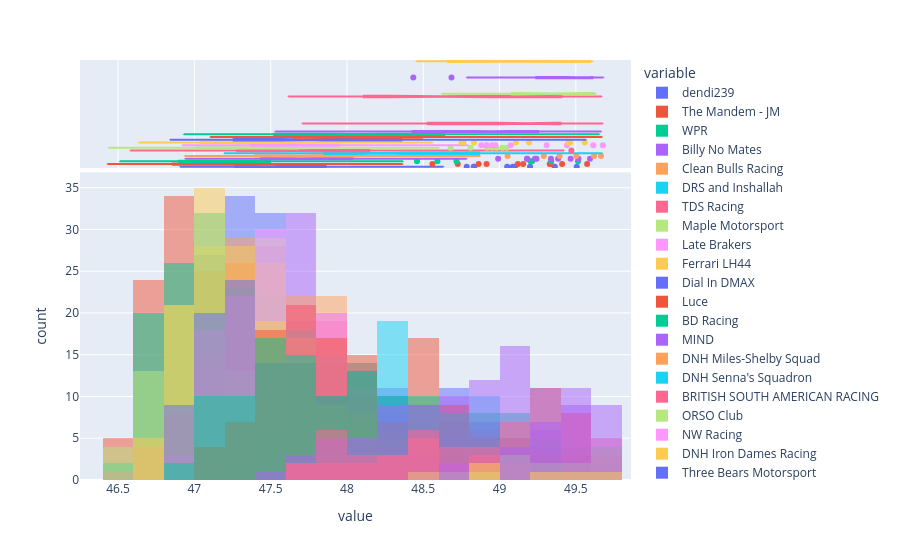

The notebook cell this image was saved under:
### Code cell
def plot_laptime_distribution(laptimes: pd.DataFrame) -> go.Figure:
    best_lap = laptimes.where(lambda d: d > d.median().min() * 0.93).min().min()
    return (
        laptimes.where(lambda d: (d > best_lap * 0.93) & (d < best_lap * 1.07))
        .assign(
            **{
                col: lambda d, c=col: d[c].dt.total_seconds()
                for col in laptimes.columns
            }
        )
        .pipe(px.histogram, marginal="box", nbins=30, barmode="overlay")
    )


plot_laptime_distribution(laptimes)

### Figure 1 — Plotly figure (JSON) as saved in the notebook; plotly's stock layout.template omitted (floating-point values rounded to 4 significant figures; data arrays with more than 128 entries replaced by an {"elided": "..."} marker saying what was removed)
{"data": [{"bingroup": "x", "hovertemplate": "variable=dendi239<br>value=%{x}<br>count=%{y}<extra></extra>", "legendgroup": "dendi239", "marker": {"color": "#636efa", "opacity": 0.5, "pattern": {"shape": ""}}, "name": "dendi239", "nbinsx": 30, "orientation": "v", "showlegend": true, "type": "histogram", "x": {"elided": "199 float values"}, "xaxis": "x", "yaxis": "y"}, {"hovertemplate": "variable=dendi239<br>value=%{x}<extra></extra>", "legendgroup": "dendi239", "marker": {"color": "#636efa"}, "name": "dendi239", "notched": true, "showlegend": false, "type": "box", "x": {"elided": "199 float values"}, "xaxis": "x2", "yaxis": "y2"}, {"bingroup": "x", "hovertemplate": "variable=The Mandem - JM<br>value=%{x}<br>count=%{y}<extra></extra>", "legendgroup": "The Mandem - JM", "marker": {"color": "#EF553B", "opacity": 0.5, "pattern": {"shape": ""}}, "name": "The Mandem - JM", "nbinsx": 30, "orientation": "v", "showlegend": true, "type": "histogram", "x": {"elided": "199 float values"}, "xaxis": "x", "yaxis": "y"}, {"hovertemplate": "variable=The Mandem - JM<br>value=%{x}<extra></extra>", "legendgroup": "The Mandem - JM", "marker": {"color": "#EF553B"}, "name": "The Mandem - JM", "notched": true, "showlegend": false, "type": "box", "x": {"elided": "199 float values"}, "xaxis": "x2", "yaxis": "y2"}, {"bingroup": "x", "hovertemplate": "variable=WPR<br>value=%{x}<br>count=%{y}<extra></extra>", "legendgroup": "WPR", "marker": {"color": "#00cc96", "opacity": 0.5, "pattern": {"shape": ""}}, "name": "WPR", "nbinsx": 30, "orientation": "v", "showlegend": true, "type": "histogram", "x": {"elided": "199 float values"}, "xaxis": "x", "yaxis": "y"}, {"hovertemplate": "variable=WPR<br>value=%{x}<extra></extra>", "legendgroup": "WPR", "marker": {"color": "#00cc96"}, "name": "WPR", "notched": true, "showlegend": false, "type": "box", "x": {"elided": "199 float values"}, "xaxis": "x2", "yaxis": "y2"}, {"bingroup": "x", "hovertemplate": "variable=Billy No Mates<br>value=%{x}<br>count=%{y}<extra></extra>", "legendgroup": "Billy No Mates", "marker": {"color": "#ab63fa", "opacity": 0.5, "pattern": {"shape": ""}}, "name": "Billy No Mates", "nbinsx": 30, "orientation": "v", "showlegend": true, "type": "histogram", "x": {"elided": "199 float values"}, "xaxis": "x", "yaxis": "y"}, {"hovertemplate": "variable=Billy No Mates<br>value=%{x}<extra></extra>", "legendgroup": "Billy No Mates", "marker": {"color": "#ab63fa"}, "name": "Billy No Mates", "notched": true, "showlegend": false, "type": "box", "x": {"elided": "199 float values"}, "xaxis": "x2", "yaxis": "y2"}, {"bingroup": "x", "hovertemplate": "variable=Clean Bulls Racing<br>value=%{x}<br>count=%{y}<extra></extra>", "legendgroup": "Clean Bulls Racing", "marker": {"color": "#FFA15A", "opacity": 0.5, "pattern": {"shape": ""}}, "name": "Clean Bulls Racing", "nbinsx": 30, "orientation": "v", "showlegend": true, "type": "histogram", "x": {"elided": "199 float values"}, "xaxis": "x", "yaxis": "y"}, {"hovertemplate": "variable=Clean Bulls Racing<br>value=%{x}<extra></extra>", "legendgroup": "Clean Bulls Racing", "marker": {"color": "#FFA15A"}, "name": "Clean Bulls Racing", "notched": true, "showlegend": false, "type": "box", "x": {"elided": "199 float values"}, "xaxis": "x2", "yaxis": "y2"}, {"bingroup": "x", "hovertemplate": "variable=DRS and Inshallah<br>value=%{x}<br>count=%{y}<extra></extra>", "legendgroup": "DRS and Inshallah", "marker": {"color": "#19d3f3", "opacity": 0.5, "pattern": {"shape": ""}}, "name": "DRS and Inshallah", "nbinsx": 30, "orientation": "v", "showlegend": true, "type": "histogram", "x": {"elided": "199 float values"}, "xaxis": "x", "yaxis": "y"}, {"hovertemplate": "variable=DRS and Inshallah<br>value=%{x}<extra></extra>", "legendgroup": "DRS and Inshallah", "marker": {"color": "#19d3f3"}, "name": "DRS and Inshallah", "notched": true, "showlegend": false, "type": "box", "x": {"elided": "199 float values"}, "xaxis": "x2", "yaxis": "y2"}, {"bingroup": "x", "hovertemplate": "variable=TDS Racing<br>value=%{x}<br>count=%{y}<extra></extra>", "legendgroup": "TDS Racing", "marker": {"color": "#FF6692", "opacity": 0.5, "pattern": {"shape": ""}}, "name": "TDS Racing", "nbinsx": 30, "orientation": "v", "showlegend": true, "type": "histogram", "x": {"elided": "199 float values"}, "xaxis": "x", "yaxis": "y"}, {"hovertemplate": "variable=TDS Racing<br>value=%{x}<extra></extra>", "legendgroup": "TDS Racing", "marker": {"color": "#FF6692"}, "name": "TDS Racing", "notched": true, "showlegend": false, "type": "box", "x": {"elided": "199 float values"}, "xaxis": "x2", "yaxis": "y2"}, {"bingroup": "x", "hovertemplate": "variable=Maple Motorsport<br>value=%{x}<br>count=%{y}<extra></extra>", "legendgroup": "Maple Motorsport", "marker": {"color": "#B6E880", "opacity": 0.5, "pattern": {"shape": ""}}, "name": "Maple Motorsport", "nbinsx": 30, "orientation": "v", "showlegend": true, "type": "histogram", "x": {"elided": "199 float values"}, "xaxis": "x", "yaxis": "y"}, {"hovertemplate": "variable=Maple Motorsport<br>value=%{x}<extra></extra>", "legendgroup": "Maple Motorsport", "marker": {"color": "#B6E880"}, "name": "Maple Motorsport", "notched": true, "showlegend": false, "type": "box", "x": {"elided": "199 float values"}, "xaxis": "x2", "yaxis": "y2"}, {"bingroup": "x", "hovertemplate": "variable=Late Brakers<br>value=%{x}<br>count=%{y}<extra></extra>", "legendgroup": "Late Brakers", "marker": {"color": "#FF97FF", "opacity": 0.5, "pattern": {"shape": ""}}, "name": "Late Brakers", "nbinsx": 30, "orientation": "v", "showlegend": true, "type": "histogram", "x": {"elided": "199 float values"}, "xaxis": "x", "yaxis": "y"}, {"hovertemplate": "variable=Late Brakers<br>value=%{x}<extra></extra>", "legendgroup": "Late Brakers", "marker": {"color": "#FF97FF"}, "name": "Late Brakers", "notched": true, "showlegend": false, "type": "box", "x": {"elided": "199 float values"}, "xaxis": "x2", "yaxis": "y2"}, {"bingroup": "x", "hovertemplate": "variable=Ferrari LH44<br>value=%{x}<br>count=%{y}<extra></extra>", "legendgroup": "Ferrari LH44", "marker": {"color": "#FECB52", "opacity": 0.5, "pattern": {"shape": ""}}, "name": "Ferrari LH44", "nbinsx": 30, "orientation": "v", "showlegend": true, "type": "histogram", "x": {"elided": "199 float values"}, "xaxis": "x", "yaxis": "y"}, {"hovertemplate": "variable=Ferrari LH44<br>value=%{x}<extra></extra>", "legendgroup": "Ferrari LH44", "marker": {"color": "#FECB52"}, "name": "Ferrari LH44", "notched": true, "showlegend": false, "type": "box", "x": {"elided": "199 float values"}, "xaxis": "x2", "yaxis": "y2"}, {"bingroup": "x", "hovertemplate": "variable=Dial In DMAX<br>value=%{x}<br>count=%{y}<extra></extra>", "legendgroup": "Dial In DMAX", "marker": {"color": "#636efa", "opacity": 0.5, "pattern": {"shape": ""}}, "name": "Dial In DMAX", "nbinsx": 30, "orientation": "v", "showlegend": true, "type": "histogram", "x": {"elided": "199 float values"}, "xaxis": "x", "yaxis": "y"}, {"hovertemplate": "variable=Dial In DMAX<br>value=%{x}<extra></extra>", "legendgroup": "Dial In DMAX", "marker": {"color": "#636efa"}, "name": "Dial In DMAX", "notched": true, "showlegend": false, "type": "box", "x": {"elided": "199 float values"}, "xaxis": "x2", "yaxis": "y2"}, {"bingroup": "x", "hovertemplate": "variable=Luce<br>value=%{x}<br>count=%{y}<extra></extra>", "legendgroup": "Luce", "marker": {"color": "#EF553B", "opacity": 0.5, "pattern": {"shape": ""}}, "name": "Luce", "nbinsx": 30, "orientation": "v", "showlegend": true, "type": "histogram", "x": {"elided": "199 float values"}, "xaxis": "x", "yaxis": "y"}, {"hovertemplate": "variable=Luce<br>value=%{x}<extra></extra>", "legendgroup": "Luce", "marker": {"color": "#EF553B"}, "name": "Luce", "notched": true, "showlegend": false, "type": "box", "x": {"elided": "199 float values"}, "xaxis": "x2", "yaxis": "y2"}, {"bingroup": "x", "hovertemplate": "variable=BD Racing<br>value=%{x}<br>count=%{y}<extra></extra>", "legendgroup": "BD Racing", "marker": {"color": "#00cc96", "opacity": 0.5, "pattern": {"shape": ""}}, "name": "BD Racing", "nbinsx": 30, "orientation": "v", "showlegend": true, "type": "histogram", "x": {"elided": "199 float values"}, "xaxis": "x", "yaxis": "y"}, {"hovertemplate": "variable=BD Racing<br>value=%{x}<extra></extra>", "legendgroup": "BD Racing", "marker": {"color": "#00cc96"}, "name": "BD Racing", "notched": true, "showlegend": false, "type": "box", "x": {"elided": "199 float values"}, "xaxis": "x2", "yaxis": "y2"}, {"bingroup": "x", "hovertemplate": "variable=MIND<br>value=%{x}<br>count=%{y}<extra></extra>", "legendgroup": "MIND", "marker": {"color": "#ab63fa", "opacity": 0.5, "pattern": {"shape": ""}}, "name": "MIND", "nbinsx": 30, "orientation": "v", "showlegend": true, "type": "histogram", "x": {"elided": "199 float values"}, "xaxis": "x", "yaxis": "y"}, {"hovertemplate": "variable=MIND<br>value=%{x}<extra></extra>", "legendgroup": "MIND", "marker": {"color": "#ab63fa"}, "name": "MIND", "notched": true, "showlegend": false, "type": "box", "x": {"elided": "199 float values"}, "xaxis": "x2", "yaxis": "y2"}, {"bingroup": "x", "hovertemplate": "variable=DNH Miles-Shelby Squad<br>value=%{x}<br>count=%{y}<extra></extra>", "legendgroup": "DNH Miles-Shelby Squad", "marker": {"color": "#FFA15A", "opacity": 0.5, "pattern": {"shape": ""}}, "name": "DNH Miles-Shelby Squad", "nbinsx": 30, "orientation": "v", "showlegend": true, "type": "histogram", "x": {"elided": "199 float values"}, "xaxis": "x", "yaxis": "y"}, {"hovertemplate": "variable=DNH Miles-Shelby Squad<br>value=%{x}<extra></extra>", "legendgroup": "DNH Miles-Shelby Squad", "marker": {"color": "#FFA15A"}, "name": "DNH Miles-Shelby Squad", "notched": true, "showlegend": false, "type": "box", "x": {"elided": "199 float values"}, "xaxis": "x2", "yaxis": "y2"}, {"bingroup": "x", "hovertemplate": "variable=DNH Senna's Squadron<br>value=%{x}<br>count=%{y}<extra></extra>", "legendgroup": "DNH Senna's Squadron", "marker": {"color": "#19d3f3", "opacity": 0.5, "pattern": {"shape": ""}}, "name": "DNH Senna's Squadron", "nbinsx": 30, "orientation": "v", "showlegend": true, "type": "histogram", "x": {"elided": "199 float values"}, "xaxis": "x", "yaxis": "y"}, {"hovertemplate": "variable=DNH Senna's Squadron<br>value=%{x}<extra></extra>", "legendgroup": "DNH Senna's Squadron", "marker": {"color": "#19d3f3"}, "name": "DNH Senna's Squadron", "notched": true, "showlegend": false, "type": "box", "x": {"elided": "199 float values"}, "xaxis": "x2", "yaxis": "y2"}, {"bingroup": "x", "hovertemplate": "variable=BRITISH SOUTH AMERICAN RACING <br>value=%{x}<br>count=%{y}<extra></extra>", "legendgroup": "BRITISH SOUTH AMERICAN RACING ", "marker": {"color": "#FF6692", "opacity": 0.5, "pattern": {"shape": ""}}, "name": "BRITISH SOUTH AMERICAN RACING ", "nbinsx": 30, "orientation": "v", "showlegend": true, "type": "histogram", "x": {"elided": "199 float values"}, "xaxis": "x", "yaxis": "y"}, {"hovertemplate": "variable=BRITISH SOUTH AMERICAN RACING <br>value=%{x}<extra></extra>", "legendgroup": "BRITISH SOUTH AMERICAN RACING ", "marker": {"color": "#FF6692"}, "name": "BRITISH SOUTH AMERICAN RACING ", "notched": true, "showlegend": false, "type": "box", "x": {"elided": "199 float values"}, "xaxis": "x2", "yaxis": "y2"}, {"bingroup": "x", "hovertemplate": "variable=ORSO Club<br>value=%{x}<br>count=%{y}<extra></extra>", "legendgroup": "ORSO Club", "marker": {"color": "#B6E880", "opacity": 0.5, "pattern": {"shape": ""}}, "name": "ORSO Club", "nbinsx": 30, "orientation": "v", "showlegend": true, "type": "histogram", "x": {"elided": "199 float values"}, "xaxis": "x", "yaxis": "y"}, {"hovertemplate": "variable=ORSO Club<br>value=%{x}<extra></extra>", "legendgroup": "ORSO Club", "marker": {"color": "#B6E880"}, "name": "ORSO Club", "notched": true, "showlegend": false, "type": "box", "x": {"elided": "199 float values"}, "xaxis": "x2", "yaxis": "y2"}, {"bingroup": "x", "hovertemplate": "variable=NW Racing<br>value=%{x}<br>count=%{y}<extra></extra>", "legendgroup": "NW Racing", "marker": {"color": "#FF97FF", "opacity": 0.5, "pattern": {"shape": ""}}, "name": "NW Racing", "nbinsx": 30, "orientation": "v", "showlegend": true, "type": "histogram", "x": {"elided": "199 float values"}, "xaxis": "x", "yaxis": "y"}, {"hovertemplate": "variable=NW Racing<br>value=%{x}<extra></extra>", "legendgroup": "NW Racing", "marker": {"color": "#FF97FF"}, "name": "NW Racing", "notched": true, "showlegend": false, "type": "box", "x": {"elided": "199 float values"}, "xaxis": "x2", "yaxis": "y2"}, {"bingroup": "x", "hovertemplate": "variable=DNH Iron Dames Racing<br>value=%{x}<br>count=%{y}<extra></extra>", "legendgroup": "DNH Iron Dames Racing", "marker": {"color": "#FECB52", "opacity": 0.5, "pattern": {"shape": ""}}, "name": "DNH Iron Dames Racing", "nbinsx": 30, "orientation": "v", "showlegend": true, "type": "histogram", "x": {"elided": "199 float values"}, "xaxis": "x", "yaxis": "y"}, {"hovertemplate": "variable=DNH Iron Dames Racing<br>value=%{x}<extra></extra>", "legendgroup": "DNH Iron Dames Racing", "marker": {"color": "#FECB52"}, "name": "DNH Iron Dames Racing", "notched": true, "showlegend": false, "type": "box", "x": {"elided": "199 float values"}, "xaxis": "x2", "yaxis": "y2"}, {"bingroup": "x", "hovertemplate": "variable=Three Bears Motorsport<br>value=%{x}<br>count=%{y}<extra></extra>", "legendgroup": "Three Bears Motorsport", "marker": {"color": "#636efa", "opacity": 0.5, "pattern": {"shape": ""}}, "name": "Three Bears Motorsport", "nbinsx": 30, "orientation": "v", "showlegend": true, "type": "histogram", "x": {"elided": "199 float values"}, "xaxis": "x", "yaxis": "y"}, {"hovertemplate": "variable=Three Bears Motorsport<br>value=%{x}<extra></extra>", "legendgroup": "Three Bears Motorsport", "marker": {"color": "#636efa"}, "name": "Three Bears Motorsport", "notched": true, "showlegend": false, "type": "box", "x": {"elided": "199 float values"}, "xaxis": "x2", "yaxis": "y2"}, {"bingroup": "x", "hovertemplate": "variable=Dial In SODI<br>value=%{x}<br>count=%{y}<extra></extra>", "legendgroup": "Dial In SODI", "marker": {"color": "#EF553B", "opacity": 0.5, "pattern": {"shape": ""}}, "name": "Dial In SODI", "nbinsx": 30, "orientation": "v", "showlegend": true, "type": "histogram", "x": {"elided": "199 float values"}, "xaxis": "x", "yaxis": "y"}, {"hovertemplate": "variable=Dial In SODI<br>value=%{x}<extra></extra>", "legendgroup": "Dial In SODI", "marker": {"color": "#EF553B"}, "name": "Dial In SODI", "notched": true, "showlegend": false, "type": "box", "x": {"elided": "199 float values"}, "xaxis": "x2", "yaxis": "y2"}, {"bingroup": "x", "hovertemplate": "variable=FHR<br>value=%{x}<br>count=%{y}<extra></extra>", "legendgroup": "FHR", "marker": {"color": "#00cc96", "opacity": 0.5, "pattern": {"shape": ""}}, "name": "FHR", "nbinsx": 30, "orientation": "v", "showlegend": true, "type": "histogram", "x": {"elided": "199 float values"}, "xaxis": "x", "yaxis": "y"}, {"hovertemplate": "variable=FHR<br>value=%{x}<extra></extra>", "legendgroup": "FHR", "marker": {"color": "#00cc96"}, "name": "FHR", "notched": true, "showlegend": false, "type": "box", "x": {"elided": "199 float values"}, "xaxis": "x2", "yaxis": "y2"}, {"bingroup": "x", "hovertemplate": "variable=Noot Noot<br>value=%{x}<br>count=%{y}<extra></extra>", "legendgroup": "Noot Noot", "marker": {"color": "#ab63fa", "opacity": 0.5, "pattern": {"shape": ""}}, "name": "Noot Noot", "nbinsx": 30, "orientation": "v", "showlegend": true, "type": "histogram", "x": {"elided": "199 float values"}, "xaxis": "x", "yaxis": "y"}, {"hovertemplate": "variable=Noot Noot<br>value=%{x}<extra></extra>", "legendgroup": "Noot Noot", "marker": {"color": "#ab63fa"}, "name": "Noot Noot", "notched": true, "showlegend": false, "type": "box", "x": {"elided": "199 float values"}, "xaxis": "x2", "yaxis": "y2"}, {"bingroup": "x", "hovertemplate": "variable=DNH Dad's<br>value=%{x}<br>count=%{y}<extra></extra>", "legendgroup": "DNH Dad's", "marker": {"color": "#FFA15A", "opacity": 0.5, "pattern": {"shape": ""}}, "name": "DNH Dad's", "nbinsx": 30, "orientation": "v", "showlegend": true, "type": "histogram", "x": {"elided": "199 float values"}, "xaxis": "x", "yaxis": "y"}, {"hovertemplate": "variable=DNH Dad's<br>value=%{x}<extra></extra>", "legendgroup": "DNH Dad's", "marker": {"color": "#FFA15A"}, "name": "DNH Dad's", "notched": true, "showlegend": false, "type": "box", "x": {"elided": "199 float values"}, "xaxis": "x2", "yaxis": "y2"}, {"bingroup": "x", "hovertemplate": "variable=The Kartel<br>value=%{x}<br>count=%{y}<extra></extra>", "legendgroup": "The Kartel", "marker": {"color": "#19d3f3", "opacity": 0.5, "pattern": {"shape": ""}}, "name": "The Kartel", "nbinsx": 30, "orientation": "v", "showlegend": true, "type": "histogram", "x": {"elided": "199 float values"}, "xaxis": "x", "yaxis": "y"}, {"hovertemplate": "variable=The Kartel<br>value=%{x}<extra></extra>", "legendgroup": "The Kartel", "marker": {"color": "#19d3f3"}, "name": "The Kartel", "notched": true, "showlegend": false, "type": "box", "x": {"elided": "199 float values"}, "xaxis": "x2", "yaxis": "y2"}, {"bingroup": "x", "hovertemplate": "variable=Bish Bosh Bois<br>value=%{x}<br>count=%{y}<extra></extra>", "legendgroup": "Bish Bosh Bois", "marker": {"color": "#FF6692", "opacity": 0.5, "pattern": {"shape": ""}}, "name": "Bish Bosh Bois", "nbinsx": 30, "orientation": "v", "showlegend": true, "type": "histogram", "x": {"elided": "199 float values"}, "xaxis": "x", "yaxis": "y"}, {"hovertemplate": "variable=Bish Bosh Bois<br>value=%{x}<extra></extra>", "legendgroup": "Bish Bosh Bois", "marker": {"color": "#FF6692"}, "name": "Bish Bosh Bois", "notched": true, "showlegend": false, "type": "box", "x": {"elided": "199 float values"}, "xaxis": "x2", "yaxis": "y2"}, {"bingroup": "x", "hovertemplate": "variable=Brothers Grimm<br>value=%{x}<br>count=%{y}<extra></extra>", "legendgroup": "Brothers Grimm", "marker": {"color": "#B6E880", "opacity": 0.5, "pattern": {"shape": ""}}, "name": "Brothers Grimm", "nbinsx": 30, "orientation": "v", "showlegend": true, "type": "histogram", "x": {"elided": "199 float values"}, "xaxis": "x", "yaxis": "y"}, {"hovertemplate": "variable=Brothers Grimm<br>value=%{x}<extra></extra>", "legendgroup": "Brothers Grimm", "marker": {"color": "#B6E880"}, "name": "Brothers Grimm", "notched": true, "showlegend": false, "type": "box", "x": {"elided": "199 float values"}, "xaxis": "x2", "yaxis": "y2"}, {"bingroup": "x", "hovertemplate": "variable=DNH Kristensen's Klub<br>value=%{x}<br>count=%{y}<extra></extra>", "legendgroup": "DNH Kristensen's Klub", "marker": {"color": "#FF97FF", "opacity": 0.5, "pattern": {"shape": ""}}, "name": "DNH Kristensen's Klub", "nbinsx": 30, "orientation": "v", "showlegend": true, "type": "histogram", "x": {"elided": "199 float values"}, "xaxis": "x", "yaxis": "y"}, {"hovertemplate": "variable=DNH Kristensen's Klub<br>value=%{x}<extra></extra>", "legendgroup": "DNH Kristensen's Klub", "marker": {"color": "#FF97FF"}, "name": "DNH Kristensen's Klub", "notched": true, "showlegend": false, "type": "box", "x": {"elided": "199 float values"}, "xaxis": "x2", "yaxis": "y2"}, {"bingroup": "x", "hovertemplate": "variable=Probably Last<br>value=%{x}<br>count=%{y}<extra></extra>", "legendgroup": "Probably Last", "marker": {"color": "#FECB52", "opacity": 0.5, "pattern": {"shape": ""}}, "name": "Probably Last", "nbinsx": 30, "orientation": "v", "showlegend": true, "type": "histogram", "x": {"elided": "199 float values"}, "xaxis": "x", "yaxis": "y"}, {"hovertemplate": "variable=Probably Last<br>value=%{x}<extra></extra>", "legendgroup": "Probably Last", "marker": {"color": "#FECB52"}, "name": "Probably Last", "notched": true, "showlegend": false, "type": "box", "x": {"elided": "199 float values"}, "xaxis": "x2", "yaxis": "y2"}, {"bingroup": "x", "hovertemplate": "variable=Kizzler's Army<br>value=%{x}<br>count=%{y}<extra></extra>", "legendgroup": "Kizzler's Army", "marker": {"color": "#636efa", "opacity": 0.5, "pattern": {"shape": ""}}, "name": "Kizzler's Army", "nbinsx": 30, "orientation": "v", "showlegend": true, "type": "histogram", "x": {"elided": "199 float values"}, "xaxis": "x", "yaxis": "y"}, {"hovertemplate": "variable=Kizzler's Army<br>value=%{x}<extra></extra>", "legendgroup": "Kizzler's Army", "marker": {"color": "#636efa"}, "name": "Kizzler's Army", "notched": true, "showlegend": false, "type": "box", "x": {"elided": "199 float values"}, "xaxis": "x2", "yaxis": "y2"}, {"bingroup": "x", "hovertemplate": "variable=The Fat And The Curious<br>value=%{x}<br>count=%{y}<extra></extra>", "legendgroup": "The Fat And The Curious", "marker": {"color": "#EF553B", "opacity": 0.5, "pattern": {"shape": ""}}, "name": "The Fat And The Curious", "nbinsx": 30, "orientation": "v", "showlegend": true, "type": "histogram", "x": {"elided": "199 float values"}, "xaxis": "x", "yaxis": "y"}, {"hovertemplate": "variable=The Fat And The Curious<br>value=%{x}<extra></extra>", "legendgroup": "The Fat And The Curious", "marker": {"color": "#EF553B"}, "name": "The Fat And The Curious", "notched": true, "showlegend": false, "type": "box", "x": {"elided": "199 float values"}, "xaxis": "x2", "yaxis": "y2"}, {"bingroup": "x", "hovertemplate": "variable=TH14 Racing<br>value=%{x}<br>count=%{y}<extra></extra>", "legendgroup": "TH14 Racing", "marker": {"color": "#00cc96", "opacity": 0.5, "pattern": {"shape": ""}}, "name": "TH14 Racing", "nbinsx": 30, "orientation": "v", "showlegend": true, "type": "histogram", "x": {"elided": "199 float values"}, "xaxis": "x", "yaxis": "y"}, {"hovertemplate": "variable=TH14 Racing<br>value=%{x}<extra></extra>", "legendgroup": "TH14 Racing", "marker": {"color": "#00cc96"}, "name": "TH14 Racing", "notched": true, "showlegend": false, "type": "box", "x": {"elided": "199 float values"}, "xaxis": "x2", "yaxis": "y2"}, {"bingroup": "x", "hovertemplate": "variable=J J J Racing<br>value=%{x}<br>count=%{y}<extra></extra>", "legendgroup": "J J J Racing", "marker": {"color": "#ab63fa", "opacity": 0.5, "pattern": {"shape": ""}}, "name": "J J J Racing", "nbinsx": 30, "orientation": "v", "showlegend": true, "type": "histogram", "x": {"elided": "199 float values"}, "xaxis": "x", "yaxis": "y"}, {"hovertemplate": "variable=J J J Racing<br>value=%{x}<extra></extra>", "legendgroup": "J J J Racing", "marker": {"color": "#ab63fa"}, "name": "J J J Racing", "notched": true, "showlegend": false, "type": "box", "x": {"elided": "199 float values"}, "xaxis": "x2", "yaxis": "y2"}, {"bingroup": "x", "hovertemplate": "variable=DNH Hawthorn's Heroes<br>value=%{x}<br>count=%{y}<extra></extra>", "legendgroup": "DNH Hawthorn's Heroes", "marker": {"color": "#FFA15A", "opacity": 0.5, "pattern": {"shape": ""}}, "name": "DNH Hawthorn's Heroes", "nbinsx": 30, "orientation": "v", "showlegend": true, "type": "histogram", "x": {"elided": "199 float values"}, "xaxis": "x", "yaxis": "y"}, {"hovertemplate": "variable=DNH Hawthorn's Heroes<br>value=%{x}<extra></extra>", "legendgroup": "DNH Hawthorn's Heroes", "marker": {"color": "#FFA15A"}, "name": "DNH Hawthorn's Heroes", "notched": true, "showlegend": false, "type": "box", "x": {"elided": "199 float values"}, "xaxis": "x2", "yaxis": "y2"}, {"bingroup": "x", "hovertemplate": "variable=On Your Marks  DEXET  Go!<br>value=%{x}<br>count=%{y}<extra></extra>", "legendgroup": "On Your Marks  DEXET  Go!", "marker": {"color": "#19d3f3", "opacity": 0.5, "pattern": {"shape": ""}}, "name": "On Your Marks  DEXET  Go!", "nbinsx": 30, "orientation": "v", "showlegend": true, "type": "histogram", "x": {"elided": "199 float values"}, "xaxis": "x", "yaxis": "y"}, {"hovertemplate": "variable=On Your Marks  DEXET  Go!<br>value=%{x}<extra></extra>", "legendgroup": "On Your Marks  DEXET  Go!", "marker": {"color": "#19d3f3"}, "name": "On Your Marks  DEXET  Go!", "notched": true, "showlegend": false, "type": "box", "x": {"elided": "199 float values"}, "xaxis": "x2", "yaxis": "y2"}, {"bingroup": "x", "hovertemplate": "variable=Houghton Racing<br>value=%{x}<br>count=%{y}<extra></extra>", "legendgroup": "Houghton Racing", "marker": {"color": "#FF6692", "opacity": 0.5, "pattern": {"shape": ""}}, "name": "Houghton Racing", "nbinsx": 30, "orientation": "v", "showlegend": true, "type": "histogram", "x": {"elided": "199 float values"}, "xaxis": "x", "yaxis": "y"}, {"hovertemplate": "variable=Houghton Racing<br>value=%{x}<extra></extra>", "legendgroup": "Houghton Racing", "marker": {"color": "#FF6692"}, "name": "Houghton Racing", "notched": true, "showlegend": false, "type": "box", "x": {"elided": "199 float values"}, "xaxis": "x2", "yaxis": "y2"}, {"bingroup": "x", "hovertemplate": "variable=Shake 'n' Bake<br>value=%{x}<br>count=%{y}<extra></extra>", "legendgroup": "Shake 'n' Bake", "marker": {"color": "#B6E880", "opacity": 0.5, "pattern": {"shape": ""}}, "name": "Shake 'n' Bake", "nbinsx": 30, "orientation": "v", "showlegend": true, "type": "histogram", "x": {"elided": "199 float values"}, "xaxis": "x", "yaxis": "y"}, {"hovertemplate": "variable=Shake 'n' Bake<br>value=%{x}<extra></extra>", "legendgroup": "Shake 'n' Bake", "marker": {"color": "#B6E880"}, "name": "Shake 'n' Bake", "notched": true, "showlegend": false, "type": "box", "x": {"elided": "199 float values"}, "xaxis": "x2", "yaxis": "y2"}, {"bingroup": "x", "hovertemplate": "variable=Frenchies<br>value=%{x}<br>count=%{y}<extra></extra>", "legendgroup": "Frenchies", "marker": {"color": "#FF97FF", "opacity": 0.5, "pattern": {"shape": ""}}, "name": "Frenchies", "nbinsx": 30, "orientation": "v", "showlegend": true, "type": "histogram", "x": {"elided": "199 float values"}, "xaxis": "x", "yaxis": "y"}, {"hovertemplate": "variable=Frenchies<br>value=%{x}<extra></extra>", "legendgroup": "Frenchies", "marker": {"color": "#FF97FF"}, "name": "Frenchies", "notched": true, "showlegend": false, "type": "box", "x": {"elided": "199 float values"}, "xaxis": "x2", "yaxis": "y2"}, {"bingroup": "x", "hovertemplate": "variable=Hashnet<br>value=%{x}<br>count=%{y}<extra></extra>", "legendgroup": "Hashnet", "marker": {"color": "#FECB52", "opacity": 0.5, "pattern": {"shape": ""}}, "name": "Hashnet", "nbinsx": 30, "orientation": "v", "showlegend": true, "type": "histogram", "x": {"elided": "199 float values"}, "xaxis": "x", "yaxis": "y"}, {"hovertemplate": "variable=Hashnet<br>value=%{x}<extra></extra>", "legendgroup": "Hashnet", "marker": {"color": "#FECB52"}, "name": "Hashnet", "notched": true, "showlegend": false, "type": "box", "x": {"elided": "199 float values"}, "xaxis": "x2", "yaxis": "y2"}], "layout": {"barmode": "overlay", "legend": {"title": {"text": "variable"}, "tracegroupgap": 0}, "margin": {"t": 60}, "xaxis": {"anchor": "y", "domain": [0, 1], "title": {"text": "value"}}, "xaxis2": {"anchor": "y2", "domain": [0, 1], "matches": "x", "showgrid": true, "showticklabels": false}, "yaxis": {"anchor": "x", "domain": [0, 0.7326], "title": {"text": "count"}}, "yaxis2": {"anchor": "x2", "domain": [0.7426, 1], "matches": "y2", "showgrid": false, "showline": false, "showticklabels": false, "ticks": ""}}}
